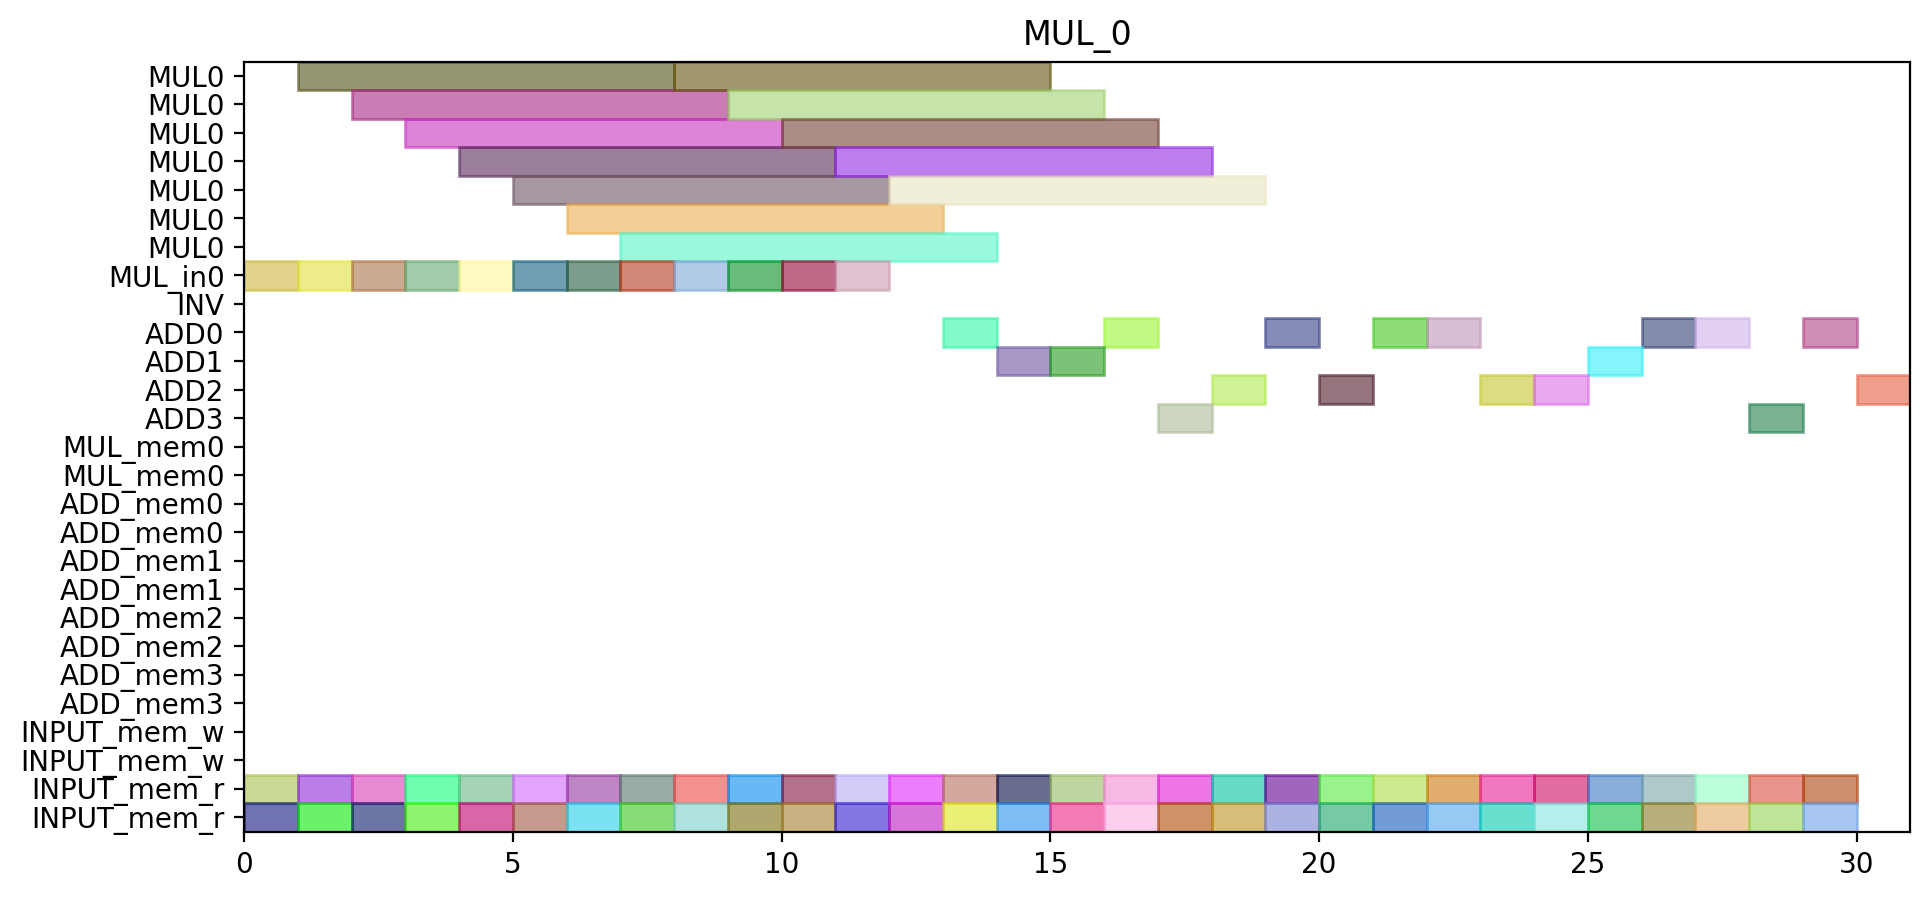

The script that drew this image:
from pyschedule import Scenario, solvers, plotters, alt


def solve():
	horizon = 110
	S = Scenario("MUL_0", horizon=horizon)

	# resource
	MUL = S.Resources('MUL', num=1, size=7)
	MUL_in = S.Resources('MUL_in', num=1)
	INV = S.Resource('INV')
	ADD = S.Resources('ADD', num=4, periods=range(1, horizon))
	MUL_mem = S.Resources('MUL_mem', num=1, size=2)
	ADD_mem = S.Resources('ADD_mem', num=4, size=2)
	INPUT_mem_w = S.Resource('INPUT_mem_w', size=2)
	INPUT_mem_r = S.Resource('INPUT_mem_r', size=2)

	# result of previous scheduling

	# new tasks
	c_t0_t0_t0_in = S.Task('c_t0_t0_t0_in', length=1, delay_cost=1)
	c_t0_t0_t0_in += alt(MUL_in)
	c_t0_t0_t0 = S.Task('c_t0_t0_t0', length=7, delay_cost=1)
	c_t0_t0_t0 += alt(MUL)
	S += c_t0_t0_t0>=c_t0_t0_t0_in

	c_t0_t0_t0_mem0 = S.Task('c_t0_t0_t0_mem0', length=1, delay_cost=1)
	c_t0_t0_t0_mem0 += INPUT_mem_r
	S += c_t0_t0_t0_mem0 <= c_t0_t0_t0

	c_t0_t0_t0_mem1 = S.Task('c_t0_t0_t0_mem1', length=1, delay_cost=1)
	c_t0_t0_t0_mem1 += INPUT_mem_r
	S += c_t0_t0_t0_mem1 <= c_t0_t0_t0

	c_t0_t0_t1_in = S.Task('c_t0_t0_t1_in', length=1, delay_cost=1)
	c_t0_t0_t1_in += alt(MUL_in)
	c_t0_t0_t1 = S.Task('c_t0_t0_t1', length=7, delay_cost=1)
	c_t0_t0_t1 += alt(MUL)
	S += c_t0_t0_t1>=c_t0_t0_t1_in

	c_t0_t0_t1_mem0 = S.Task('c_t0_t0_t1_mem0', length=1, delay_cost=1)
	c_t0_t0_t1_mem0 += INPUT_mem_r
	S += c_t0_t0_t1_mem0 <= c_t0_t0_t1

	c_t0_t0_t1_mem1 = S.Task('c_t0_t0_t1_mem1', length=1, delay_cost=1)
	c_t0_t0_t1_mem1 += INPUT_mem_r
	S += c_t0_t0_t1_mem1 <= c_t0_t0_t1

	c_t0_t0_t2 = S.Task('c_t0_t0_t2', length=1, delay_cost=1)
	c_t0_t0_t2 += alt(ADD)

	c_t0_t0_t2_mem0 = S.Task('c_t0_t0_t2_mem0', length=1, delay_cost=1)
	c_t0_t0_t2_mem0 += INPUT_mem_r
	S += c_t0_t0_t2_mem0 <= c_t0_t0_t2

	c_t0_t0_t2_mem1 = S.Task('c_t0_t0_t2_mem1', length=1, delay_cost=1)
	c_t0_t0_t2_mem1 += INPUT_mem_r
	S += c_t0_t0_t2_mem1 <= c_t0_t0_t2

	c_t0_t0_t3 = S.Task('c_t0_t0_t3', length=1, delay_cost=1)
	c_t0_t0_t3 += alt(ADD)

	c_t0_t0_t3_mem0 = S.Task('c_t0_t0_t3_mem0', length=1, delay_cost=1)
	c_t0_t0_t3_mem0 += INPUT_mem_r
	S += c_t0_t0_t3_mem0 <= c_t0_t0_t3

	c_t0_t0_t3_mem1 = S.Task('c_t0_t0_t3_mem1', length=1, delay_cost=1)
	c_t0_t0_t3_mem1 += INPUT_mem_r
	S += c_t0_t0_t3_mem1 <= c_t0_t0_t3

	c_t0_t1_t0_in = S.Task('c_t0_t1_t0_in', length=1, delay_cost=1)
	c_t0_t1_t0_in += alt(MUL_in)
	c_t0_t1_t0 = S.Task('c_t0_t1_t0', length=7, delay_cost=1)
	c_t0_t1_t0 += alt(MUL)
	S += c_t0_t1_t0>=c_t0_t1_t0_in

	c_t0_t1_t0_mem0 = S.Task('c_t0_t1_t0_mem0', length=1, delay_cost=1)
	c_t0_t1_t0_mem0 += INPUT_mem_r
	S += c_t0_t1_t0_mem0 <= c_t0_t1_t0

	c_t0_t1_t0_mem1 = S.Task('c_t0_t1_t0_mem1', length=1, delay_cost=1)
	c_t0_t1_t0_mem1 += INPUT_mem_r
	S += c_t0_t1_t0_mem1 <= c_t0_t1_t0

	c_t0_t1_t1_in = S.Task('c_t0_t1_t1_in', length=1, delay_cost=1)
	c_t0_t1_t1_in += alt(MUL_in)
	c_t0_t1_t1 = S.Task('c_t0_t1_t1', length=7, delay_cost=1)
	c_t0_t1_t1 += alt(MUL)
	S += c_t0_t1_t1>=c_t0_t1_t1_in

	c_t0_t1_t1_mem0 = S.Task('c_t0_t1_t1_mem0', length=1, delay_cost=1)
	c_t0_t1_t1_mem0 += INPUT_mem_r
	S += c_t0_t1_t1_mem0 <= c_t0_t1_t1

	c_t0_t1_t1_mem1 = S.Task('c_t0_t1_t1_mem1', length=1, delay_cost=1)
	c_t0_t1_t1_mem1 += INPUT_mem_r
	S += c_t0_t1_t1_mem1 <= c_t0_t1_t1

	c_t0_t1_t2 = S.Task('c_t0_t1_t2', length=1, delay_cost=1)
	c_t0_t1_t2 += alt(ADD)

	c_t0_t1_t2_mem0 = S.Task('c_t0_t1_t2_mem0', length=1, delay_cost=1)
	c_t0_t1_t2_mem0 += INPUT_mem_r
	S += c_t0_t1_t2_mem0 <= c_t0_t1_t2

	c_t0_t1_t2_mem1 = S.Task('c_t0_t1_t2_mem1', length=1, delay_cost=1)
	c_t0_t1_t2_mem1 += INPUT_mem_r
	S += c_t0_t1_t2_mem1 <= c_t0_t1_t2

	c_t0_t1_t3 = S.Task('c_t0_t1_t3', length=1, delay_cost=1)
	c_t0_t1_t3 += alt(ADD)

	c_t0_t1_t3_mem0 = S.Task('c_t0_t1_t3_mem0', length=1, delay_cost=1)
	c_t0_t1_t3_mem0 += INPUT_mem_r
	S += c_t0_t1_t3_mem0 <= c_t0_t1_t3

	c_t0_t1_t3_mem1 = S.Task('c_t0_t1_t3_mem1', length=1, delay_cost=1)
	c_t0_t1_t3_mem1 += INPUT_mem_r
	S += c_t0_t1_t3_mem1 <= c_t0_t1_t3

	c_t0_t20 = S.Task('c_t0_t20', length=1, delay_cost=1)
	c_t0_t20 += alt(ADD)

	c_t0_t20_mem0 = S.Task('c_t0_t20_mem0', length=1, delay_cost=1)
	c_t0_t20_mem0 += INPUT_mem_r
	S += c_t0_t20_mem0 <= c_t0_t20

	c_t0_t20_mem1 = S.Task('c_t0_t20_mem1', length=1, delay_cost=1)
	c_t0_t20_mem1 += INPUT_mem_r
	S += c_t0_t20_mem1 <= c_t0_t20

	c_t0_t21 = S.Task('c_t0_t21', length=1, delay_cost=1)
	c_t0_t21 += alt(ADD)

	c_t0_t21_mem0 = S.Task('c_t0_t21_mem0', length=1, delay_cost=1)
	c_t0_t21_mem0 += INPUT_mem_r
	S += c_t0_t21_mem0 <= c_t0_t21

	c_t0_t21_mem1 = S.Task('c_t0_t21_mem1', length=1, delay_cost=1)
	c_t0_t21_mem1 += INPUT_mem_r
	S += c_t0_t21_mem1 <= c_t0_t21

	c_t0_t30 = S.Task('c_t0_t30', length=1, delay_cost=1)
	c_t0_t30 += alt(ADD)

	c_t0_t30_mem0 = S.Task('c_t0_t30_mem0', length=1, delay_cost=1)
	c_t0_t30_mem0 += INPUT_mem_r
	S += c_t0_t30_mem0 <= c_t0_t30

	c_t0_t30_mem1 = S.Task('c_t0_t30_mem1', length=1, delay_cost=1)
	c_t0_t30_mem1 += INPUT_mem_r
	S += c_t0_t30_mem1 <= c_t0_t30

	c_t0_t31 = S.Task('c_t0_t31', length=1, delay_cost=1)
	c_t0_t31 += alt(ADD)

	c_t0_t31_mem0 = S.Task('c_t0_t31_mem0', length=1, delay_cost=1)
	c_t0_t31_mem0 += INPUT_mem_r
	S += c_t0_t31_mem0 <= c_t0_t31

	c_t0_t31_mem1 = S.Task('c_t0_t31_mem1', length=1, delay_cost=1)
	c_t0_t31_mem1 += INPUT_mem_r
	S += c_t0_t31_mem1 <= c_t0_t31

	c_t1_t0_t0_in = S.Task('c_t1_t0_t0_in', length=1, delay_cost=1)
	c_t1_t0_t0_in += alt(MUL_in)
	c_t1_t0_t0 = S.Task('c_t1_t0_t0', length=7, delay_cost=1)
	c_t1_t0_t0 += alt(MUL)
	S += c_t1_t0_t0>=c_t1_t0_t0_in

	c_t1_t0_t0_mem0 = S.Task('c_t1_t0_t0_mem0', length=1, delay_cost=1)
	c_t1_t0_t0_mem0 += INPUT_mem_r
	S += c_t1_t0_t0_mem0 <= c_t1_t0_t0

	c_t1_t0_t0_mem1 = S.Task('c_t1_t0_t0_mem1', length=1, delay_cost=1)
	c_t1_t0_t0_mem1 += INPUT_mem_r
	S += c_t1_t0_t0_mem1 <= c_t1_t0_t0

	c_t1_t0_t1_in = S.Task('c_t1_t0_t1_in', length=1, delay_cost=1)
	c_t1_t0_t1_in += alt(MUL_in)
	c_t1_t0_t1 = S.Task('c_t1_t0_t1', length=7, delay_cost=1)
	c_t1_t0_t1 += alt(MUL)
	S += c_t1_t0_t1>=c_t1_t0_t1_in

	c_t1_t0_t1_mem0 = S.Task('c_t1_t0_t1_mem0', length=1, delay_cost=1)
	c_t1_t0_t1_mem0 += INPUT_mem_r
	S += c_t1_t0_t1_mem0 <= c_t1_t0_t1

	c_t1_t0_t1_mem1 = S.Task('c_t1_t0_t1_mem1', length=1, delay_cost=1)
	c_t1_t0_t1_mem1 += INPUT_mem_r
	S += c_t1_t0_t1_mem1 <= c_t1_t0_t1

	c_t1_t0_t2 = S.Task('c_t1_t0_t2', length=1, delay_cost=1)
	c_t1_t0_t2 += alt(ADD)

	c_t1_t0_t2_mem0 = S.Task('c_t1_t0_t2_mem0', length=1, delay_cost=1)
	c_t1_t0_t2_mem0 += INPUT_mem_r
	S += c_t1_t0_t2_mem0 <= c_t1_t0_t2

	c_t1_t0_t2_mem1 = S.Task('c_t1_t0_t2_mem1', length=1, delay_cost=1)
	c_t1_t0_t2_mem1 += INPUT_mem_r
	S += c_t1_t0_t2_mem1 <= c_t1_t0_t2

	c_t1_t0_t3 = S.Task('c_t1_t0_t3', length=1, delay_cost=1)
	c_t1_t0_t3 += alt(ADD)

	c_t1_t0_t3_mem0 = S.Task('c_t1_t0_t3_mem0', length=1, delay_cost=1)
	c_t1_t0_t3_mem0 += INPUT_mem_r
	S += c_t1_t0_t3_mem0 <= c_t1_t0_t3

	c_t1_t0_t3_mem1 = S.Task('c_t1_t0_t3_mem1', length=1, delay_cost=1)
	c_t1_t0_t3_mem1 += INPUT_mem_r
	S += c_t1_t0_t3_mem1 <= c_t1_t0_t3

	c_t1_t1_t0_in = S.Task('c_t1_t1_t0_in', length=1, delay_cost=1)
	c_t1_t1_t0_in += alt(MUL_in)
	c_t1_t1_t0 = S.Task('c_t1_t1_t0', length=7, delay_cost=1)
	c_t1_t1_t0 += alt(MUL)
	S += c_t1_t1_t0>=c_t1_t1_t0_in

	c_t1_t1_t0_mem0 = S.Task('c_t1_t1_t0_mem0', length=1, delay_cost=1)
	c_t1_t1_t0_mem0 += INPUT_mem_r
	S += c_t1_t1_t0_mem0 <= c_t1_t1_t0

	c_t1_t1_t0_mem1 = S.Task('c_t1_t1_t0_mem1', length=1, delay_cost=1)
	c_t1_t1_t0_mem1 += INPUT_mem_r
	S += c_t1_t1_t0_mem1 <= c_t1_t1_t0

	c_t1_t1_t1_in = S.Task('c_t1_t1_t1_in', length=1, delay_cost=1)
	c_t1_t1_t1_in += alt(MUL_in)
	c_t1_t1_t1 = S.Task('c_t1_t1_t1', length=7, delay_cost=1)
	c_t1_t1_t1 += alt(MUL)
	S += c_t1_t1_t1>=c_t1_t1_t1_in

	c_t1_t1_t1_mem0 = S.Task('c_t1_t1_t1_mem0', length=1, delay_cost=1)
	c_t1_t1_t1_mem0 += INPUT_mem_r
	S += c_t1_t1_t1_mem0 <= c_t1_t1_t1

	c_t1_t1_t1_mem1 = S.Task('c_t1_t1_t1_mem1', length=1, delay_cost=1)
	c_t1_t1_t1_mem1 += INPUT_mem_r
	S += c_t1_t1_t1_mem1 <= c_t1_t1_t1

	c_t1_t1_t2 = S.Task('c_t1_t1_t2', length=1, delay_cost=1)
	c_t1_t1_t2 += alt(ADD)

	c_t1_t1_t2_mem0 = S.Task('c_t1_t1_t2_mem0', length=1, delay_cost=1)
	c_t1_t1_t2_mem0 += INPUT_mem_r
	S += c_t1_t1_t2_mem0 <= c_t1_t1_t2

	c_t1_t1_t2_mem1 = S.Task('c_t1_t1_t2_mem1', length=1, delay_cost=1)
	c_t1_t1_t2_mem1 += INPUT_mem_r
	S += c_t1_t1_t2_mem1 <= c_t1_t1_t2

	c_t1_t1_t3 = S.Task('c_t1_t1_t3', length=1, delay_cost=1)
	c_t1_t1_t3 += alt(ADD)

	c_t1_t1_t3_mem0 = S.Task('c_t1_t1_t3_mem0', length=1, delay_cost=1)
	c_t1_t1_t3_mem0 += INPUT_mem_r
	S += c_t1_t1_t3_mem0 <= c_t1_t1_t3

	c_t1_t1_t3_mem1 = S.Task('c_t1_t1_t3_mem1', length=1, delay_cost=1)
	c_t1_t1_t3_mem1 += INPUT_mem_r
	S += c_t1_t1_t3_mem1 <= c_t1_t1_t3

	c_t1_t20 = S.Task('c_t1_t20', length=1, delay_cost=1)
	c_t1_t20 += alt(ADD)

	c_t1_t20_mem0 = S.Task('c_t1_t20_mem0', length=1, delay_cost=1)
	c_t1_t20_mem0 += INPUT_mem_r
	S += c_t1_t20_mem0 <= c_t1_t20

	c_t1_t20_mem1 = S.Task('c_t1_t20_mem1', length=1, delay_cost=1)
	c_t1_t20_mem1 += INPUT_mem_r
	S += c_t1_t20_mem1 <= c_t1_t20

	c_t1_t21 = S.Task('c_t1_t21', length=1, delay_cost=1)
	c_t1_t21 += alt(ADD)

	c_t1_t21_mem0 = S.Task('c_t1_t21_mem0', length=1, delay_cost=1)
	c_t1_t21_mem0 += INPUT_mem_r
	S += c_t1_t21_mem0 <= c_t1_t21

	c_t1_t21_mem1 = S.Task('c_t1_t21_mem1', length=1, delay_cost=1)
	c_t1_t21_mem1 += INPUT_mem_r
	S += c_t1_t21_mem1 <= c_t1_t21

	c_t1_t30 = S.Task('c_t1_t30', length=1, delay_cost=1)
	c_t1_t30 += alt(ADD)

	c_t1_t30_mem0 = S.Task('c_t1_t30_mem0', length=1, delay_cost=1)
	c_t1_t30_mem0 += INPUT_mem_r
	S += c_t1_t30_mem0 <= c_t1_t30

	c_t1_t30_mem1 = S.Task('c_t1_t30_mem1', length=1, delay_cost=1)
	c_t1_t30_mem1 += INPUT_mem_r
	S += c_t1_t30_mem1 <= c_t1_t30

	c_t1_t31 = S.Task('c_t1_t31', length=1, delay_cost=1)
	c_t1_t31 += alt(ADD)

	c_t1_t31_mem0 = S.Task('c_t1_t31_mem0', length=1, delay_cost=1)
	c_t1_t31_mem0 += INPUT_mem_r
	S += c_t1_t31_mem0 <= c_t1_t31

	c_t1_t31_mem1 = S.Task('c_t1_t31_mem1', length=1, delay_cost=1)
	c_t1_t31_mem1 += INPUT_mem_r
	S += c_t1_t31_mem1 <= c_t1_t31

	c_t2_t0_t0_in = S.Task('c_t2_t0_t0_in', length=1, delay_cost=1)
	c_t2_t0_t0_in += alt(MUL_in)
	c_t2_t0_t0 = S.Task('c_t2_t0_t0', length=7, delay_cost=1)
	c_t2_t0_t0 += alt(MUL)
	S += c_t2_t0_t0>=c_t2_t0_t0_in

	c_t2_t0_t0_mem0 = S.Task('c_t2_t0_t0_mem0', length=1, delay_cost=1)
	c_t2_t0_t0_mem0 += INPUT_mem_r
	S += c_t2_t0_t0_mem0 <= c_t2_t0_t0

	c_t2_t0_t0_mem1 = S.Task('c_t2_t0_t0_mem1', length=1, delay_cost=1)
	c_t2_t0_t0_mem1 += INPUT_mem_r
	S += c_t2_t0_t0_mem1 <= c_t2_t0_t0

	c_t2_t0_t1_in = S.Task('c_t2_t0_t1_in', length=1, delay_cost=1)
	c_t2_t0_t1_in += alt(MUL_in)
	c_t2_t0_t1 = S.Task('c_t2_t0_t1', length=7, delay_cost=1)
	c_t2_t0_t1 += alt(MUL)
	S += c_t2_t0_t1>=c_t2_t0_t1_in

	c_t2_t0_t1_mem0 = S.Task('c_t2_t0_t1_mem0', length=1, delay_cost=1)
	c_t2_t0_t1_mem0 += INPUT_mem_r
	S += c_t2_t0_t1_mem0 <= c_t2_t0_t1

	c_t2_t0_t1_mem1 = S.Task('c_t2_t0_t1_mem1', length=1, delay_cost=1)
	c_t2_t0_t1_mem1 += INPUT_mem_r
	S += c_t2_t0_t1_mem1 <= c_t2_t0_t1

	c_t2_t0_t2 = S.Task('c_t2_t0_t2', length=1, delay_cost=1)
	c_t2_t0_t2 += alt(ADD)

	c_t2_t0_t2_mem0 = S.Task('c_t2_t0_t2_mem0', length=1, delay_cost=1)
	c_t2_t0_t2_mem0 += INPUT_mem_r
	S += c_t2_t0_t2_mem0 <= c_t2_t0_t2

	c_t2_t0_t2_mem1 = S.Task('c_t2_t0_t2_mem1', length=1, delay_cost=1)
	c_t2_t0_t2_mem1 += INPUT_mem_r
	S += c_t2_t0_t2_mem1 <= c_t2_t0_t2

	c_t2_t0_t3 = S.Task('c_t2_t0_t3', length=1, delay_cost=1)
	c_t2_t0_t3 += alt(ADD)

	c_t2_t0_t3_mem0 = S.Task('c_t2_t0_t3_mem0', length=1, delay_cost=1)
	c_t2_t0_t3_mem0 += INPUT_mem_r
	S += c_t2_t0_t3_mem0 <= c_t2_t0_t3

	c_t2_t0_t3_mem1 = S.Task('c_t2_t0_t3_mem1', length=1, delay_cost=1)
	c_t2_t0_t3_mem1 += INPUT_mem_r
	S += c_t2_t0_t3_mem1 <= c_t2_t0_t3

	c_t2_t1_t0_in = S.Task('c_t2_t1_t0_in', length=1, delay_cost=1)
	c_t2_t1_t0_in += alt(MUL_in)
	c_t2_t1_t0 = S.Task('c_t2_t1_t0', length=7, delay_cost=1)
	c_t2_t1_t0 += alt(MUL)
	S += c_t2_t1_t0>=c_t2_t1_t0_in

	c_t2_t1_t0_mem0 = S.Task('c_t2_t1_t0_mem0', length=1, delay_cost=1)
	c_t2_t1_t0_mem0 += INPUT_mem_r
	S += c_t2_t1_t0_mem0 <= c_t2_t1_t0

	c_t2_t1_t0_mem1 = S.Task('c_t2_t1_t0_mem1', length=1, delay_cost=1)
	c_t2_t1_t0_mem1 += INPUT_mem_r
	S += c_t2_t1_t0_mem1 <= c_t2_t1_t0

	c_t2_t1_t1_in = S.Task('c_t2_t1_t1_in', length=1, delay_cost=1)
	c_t2_t1_t1_in += alt(MUL_in)
	c_t2_t1_t1 = S.Task('c_t2_t1_t1', length=7, delay_cost=1)
	c_t2_t1_t1 += alt(MUL)
	S += c_t2_t1_t1>=c_t2_t1_t1_in

	c_t2_t1_t1_mem0 = S.Task('c_t2_t1_t1_mem0', length=1, delay_cost=1)
	c_t2_t1_t1_mem0 += INPUT_mem_r
	S += c_t2_t1_t1_mem0 <= c_t2_t1_t1

	c_t2_t1_t1_mem1 = S.Task('c_t2_t1_t1_mem1', length=1, delay_cost=1)
	c_t2_t1_t1_mem1 += INPUT_mem_r
	S += c_t2_t1_t1_mem1 <= c_t2_t1_t1

	solvers.mip.solve(S,msg=1,kind='CPLEX',ratio_gap=1.01)

	solution = [['hoge']*len(S.solution()[1]) for i in range(len(S.solution()))]
	for i in range(len(S.solution())):
		for j in range(len(S.solution()[i])):
			solution[i][j]=str(S.solution()[i][j])
	print(solution)

	cycles = int(solution[-1][3])

	pic_file_name = "/home/mfukuda/pairing_automation_design2/bls12-638/scheduling/MUL_mul1_add4/MUL_0.png"
	if(S.solution() != []):
		plotters.matplotlib.plot(S,img_filename=pic_file_name, vertical_text=True, fig_size=(cycles*0.25+3, 5), show_task_labels=False)

	return solution
